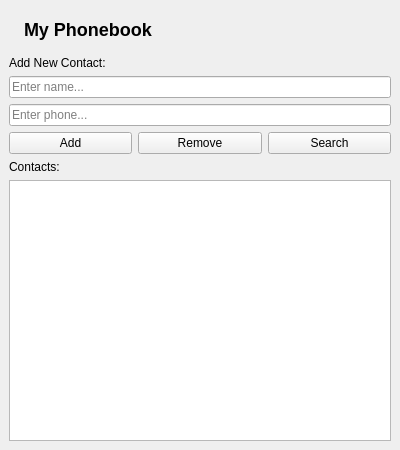
<?xml version="1.0" encoding="UTF-8"?>
<ui version="4.0">
 <class>MainWindow</class>
 <widget class="QMainWindow" name="MainWindow">
  <property name="geometry">
   <rect>
    <x>0</x>
    <y>0</y>
    <width>400</width>
    <height>450</height>
   </rect>
  </property>
  <property name="windowTitle">
   <string>Simple Phonebook</string>
  </property>
  <widget class="QWidget" name="centralwidget">
   <layout class="QVBoxLayout" name="verticalLayout">
    <item>
     <widget class="QLabel" name="titleLabel">
      <property name="styleSheet">
       <string>font-size: 18px; font-weight: bold; margin: 10px;</string>
      </property>
      <property name="text">
       <string>My Phonebook</string>
      </property>
     </widget>
    </item>
    <item>
     <widget class="QLabel" name="label">
      <property name="text">
       <string>Add New Contact:</string>
      </property>
     </widget>
    </item>
    <item>
     <widget class="QLineEdit" name="nameEdit">
      <property name="placeholderText">
       <string>Enter name...</string>
      </property>
     </widget>
    </item>
    <item>
     <widget class="QLineEdit" name="phoneEdit">
      <property name="placeholderText">
       <string>Enter phone...</string>
      </property>
     </widget>
    </item>
    <item>
     <layout class="QHBoxLayout" name="buttonLayout">
      <item>
       <widget class="QPushButton" name="addButton">
        <property name="text">
         <string>Add</string>
        </property>
       </widget>
      </item>
      <item>
       <widget class="QPushButton" name="removeButton">
        <property name="text">
         <string>Remove</string>
        </property>
       </widget>
      </item>
      <item>
       <widget class="QPushButton" name="searchButton">
        <property name="text">
         <string>Search</string>
        </property>
       </widget>
      </item>
     </layout>
    </item>
    <item>
     <widget class="QLabel" name="label_2">
      <property name="text">
       <string>Contacts:</string>
      </property>
     </widget>
    </item>
    <item>
     <widget class="QListWidget" name="listWidget"/>
    </item>
   </layout>
  </widget>
 </widget>
 <resources/>
 <connections/>
</ui>
